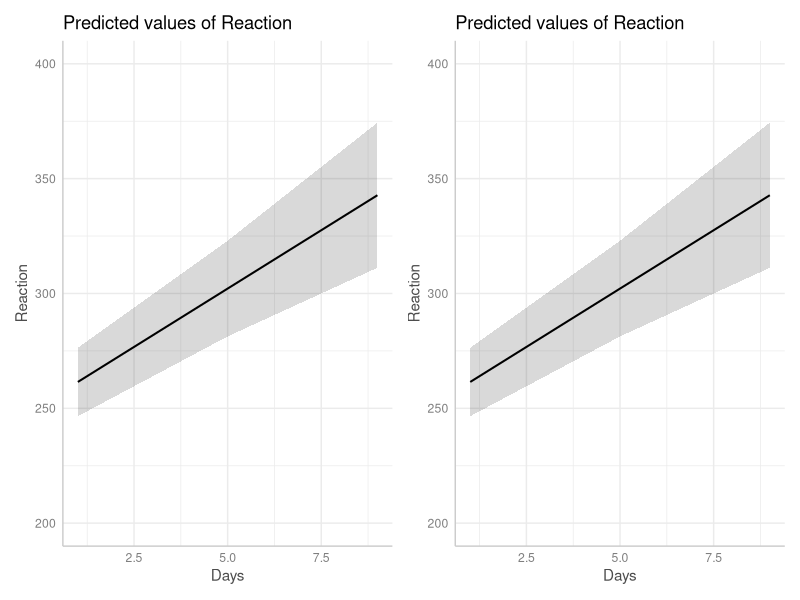
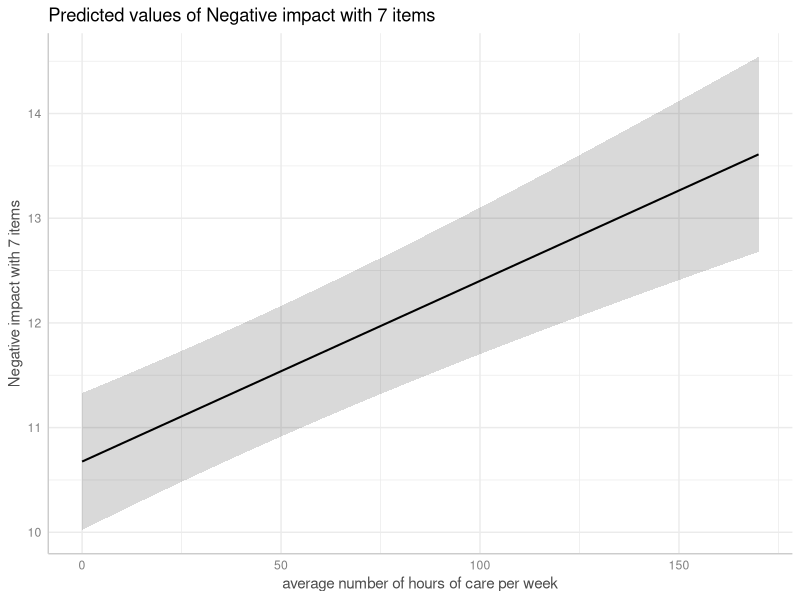
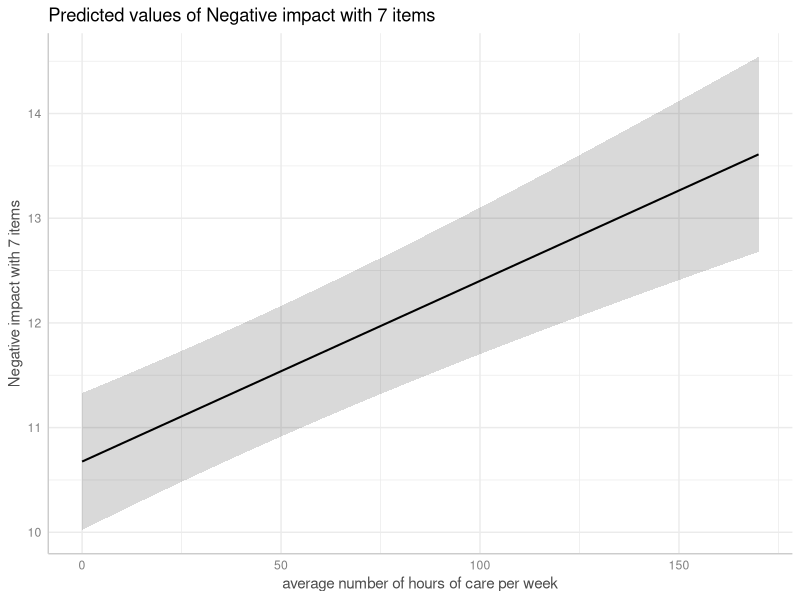
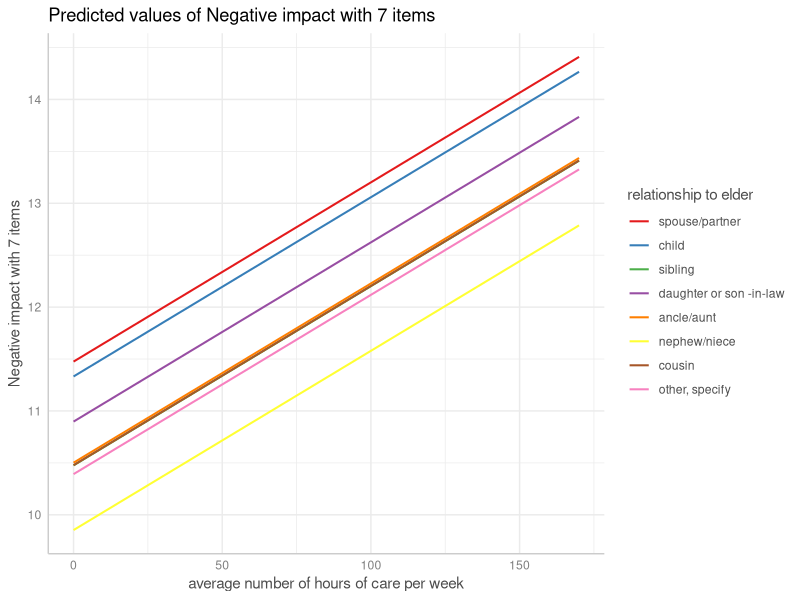
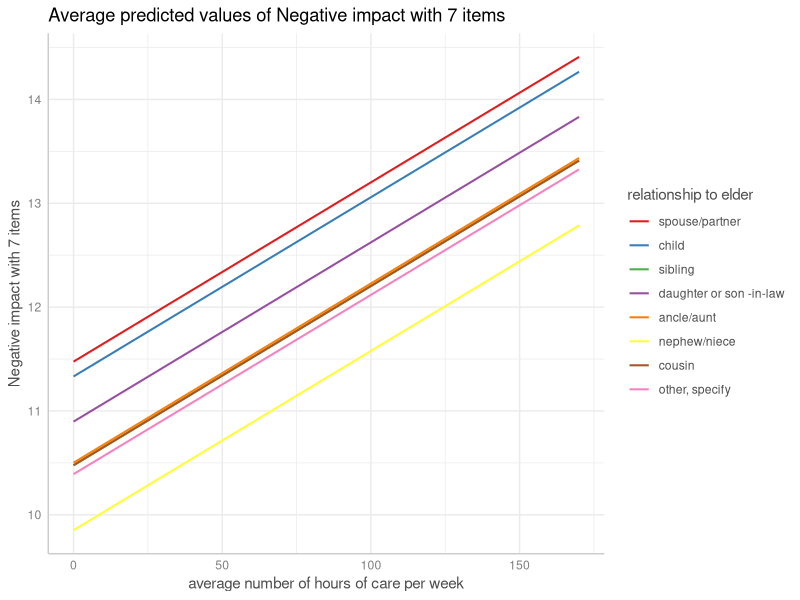
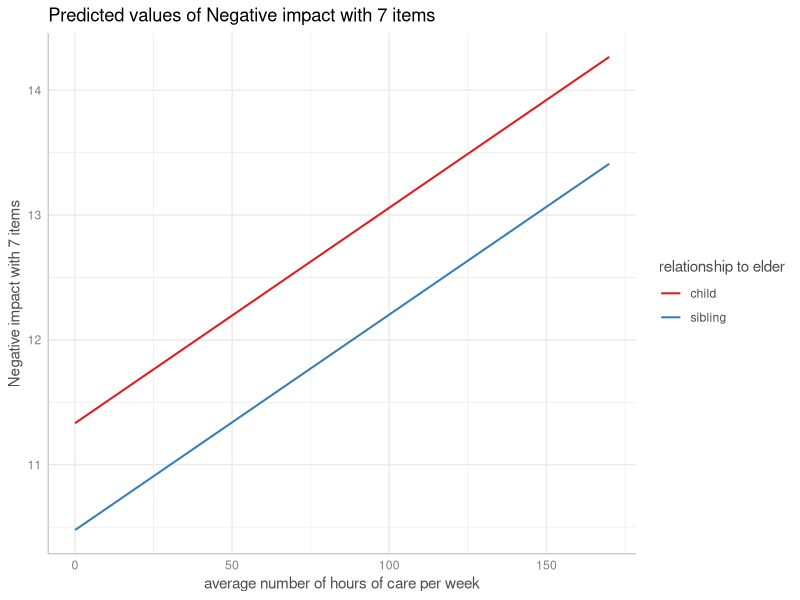
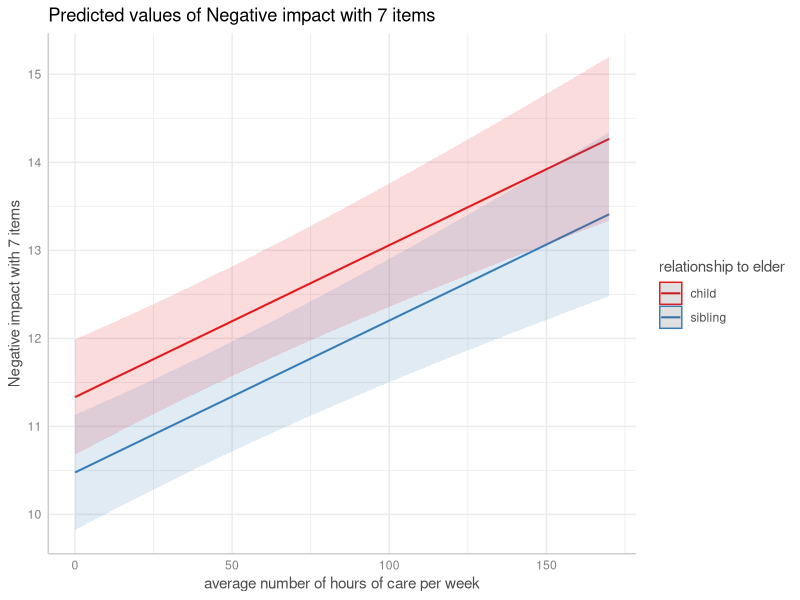
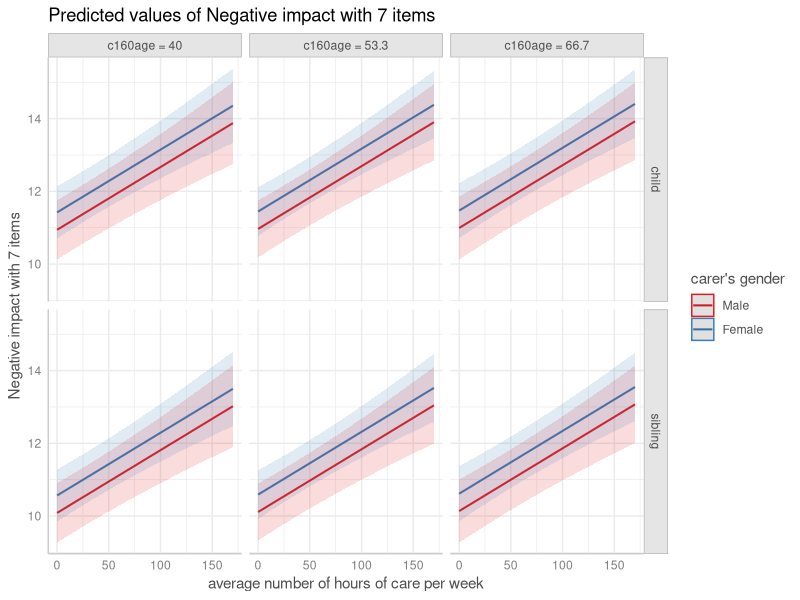

Source code (R) for these figures, in order:
## ---- chunk 1
knitr::opts_chunk$set(collapse = TRUE, comment = "#>", dev = "png", fig.width = 7, fig.height = 4, message = FALSE, warning = FALSE)
options(width = 800)
if (!requireNamespace("ggplot2", quietly = TRUE) ||
    !requireNamespace("lme4", quietly = TRUE) ||
    !requireNamespace("glmmTMB", quietly = TRUE) ||
    !requireNamespace("patchwork", quietly = TRUE) ||
    !requireNamespace("sjlabelled", quietly = TRUE)) {
  knitr::opts_chunk$set(eval = FALSE)
}
## ---- chunk 2
library(ggeffects)
library(lme4)
data(sleepstudy)

# balanced data set
m <- lmer(Reaction ~ Days + (1 + Days | Subject), data = sleepstudy)

# conditional effect
predict_response(m, "Days [1,5,9]")

# average marginal effect
predict_response(m, "Days [1,5,9]", margin = "empirical")

# create imbalanced data set
set.seed(123)
strapped <- sleepstudy[sample.int(nrow(sleepstudy), nrow(sleepstudy), replace = TRUE), ]
m <- lmer(Reaction ~ Days + (1 + Days | Subject), data = strapped)

# conditional effect
predict_response(m, "Days [1,5,9]")

# average marginal effect
predict_response(m, "Days [1,5,9]", margin = "empirical")
## ---- chunk 3
predict_response(m, "Days [1,5,9]", type = "random")

# Or as comparison via plots:
library(patchwork)
pr1 <- predict_response(m, "Days [1,5,9]")
pr2 <- predict_response(m, "Days [1,5,9]", type = "random")
plot(pr1, limits = c(200, 400)) + plot(pr2, limits = c(200, 400))
## ---- chunk 4
predict_response(m, "Days", type = "simulate")
## ---- chunk 5
library(glmmTMB)
set.seed(123)
sleepstudy$x <- as.factor(sample(1:3, nrow(sleepstudy), replace = TRUE))
# REML is FALSE
m1 <- glmmTMB(Reaction ~ Days + x + (1 + Days | Subject), data = sleepstudy, REML = FALSE)
# REML is TRUE
m2 <- glmmTMB(Reaction ~ Days + x + (1 + Days | Subject), data = sleepstudy, REML = TRUE)

# predictions when REML is FALSE - no difference between type = "fixed"
# and type = "random" in predictions, only for intervals
predict_response(m1, "Days [1:3]")
predict_response(m1, "Days [1:3]", type = "random")

# predictions when REML is TRUE - we now see a difference both
# for intervals *and* predictions
predict_response(m2, "Days [1:3]")
predict_response(m2, "Days[1:3]", type = "random")
## ---- chunk 6
data("sleepstudy", package = "lme4")
# mixed model with lme4
m_lmer <- lme4::lmer(Reaction ~ poly(Days, 2) + (1 | Subject),
  data = sleepstudy
)
# equivalent model, random effects are defined via s(..., bs = "re")
m_gam <- mgcv::gam(Reaction ~ poly(Days, 2) + s(Subject, bs = "re"),
  family = gaussian(), data = sleepstudy, method = "ML"
)

# predictions are identical
predict_response(m_gam, terms = "Days", exclude = "s(Subject)", newdata.guaranteed = TRUE)

predict_response(m_lmer, terms = "Days")
## ---- chunk 7
library(glmmTMB)
data(Salamanders)
m <- glmmTMB(
  count ~ spp + mined + (1 | site),
  ziformula = ~ spp + mined,
  family = truncated_poisson,
  data = Salamanders
)
## ---- chunk 8
predict_response(m, "spp")

predict_response(m, "spp", type = "random")
## ---- chunk 9
predict_response(m, "spp", type = "zero_inflated")
## ---- chunk 10
predict_response(m, "spp", type = "simulate")
## ---- chunk 11
predict_response(m, "spp", margin = "empirical")
## ---- chunk 12
library(sjlabelled)
data(efc)
efc$e15relat <- as_label(efc$e15relat)
m <- lmer(neg_c_7 ~ c12hour + c160age + c161sex + (1 | e15relat), data = efc)
me <- predict_response(m, terms = "c12hour")
plot(me)
## ---- chunk 13
me <- predict_response(m, terms = "c12hour", type = "random")
plot(me)
## ---- chunk 14
me <- predict_response(m, terms = c("c12hour", "e15relat"), type = "random")
plot(me, show_ci = FALSE)
## ---- chunk 15
me <- predict_response(m, terms = c("c12hour", "e15relat"), margin = "empirical")
plot(me, show_ci = FALSE)
## ---- chunk 16
me <- predict_response(m, terms = c("c12hour", "e15relat [child,sibling]"), type = "random")
plot(me, show_ci = FALSE)
## ---- chunk 17
plot(me)
## ---- chunk 18
me <- predict_response(
  m,
  terms = c("c12hour", "c161sex", "c160age", "e15relat [child,sibling]"),
  type = "random"
)
plot(me)
## ---- chunk 19
set.seed(123)
m <- lmer(Reaction ~ Days + (1 + Days | Subject), data = sleepstudy)
me <- predict_response(m, terms = c("Days", "Subject [sample=7]"), type = "random")
plot(me)
## ---- chunk 20
plot(me, show_data = TRUE, show_ci = FALSE)
## ---- chunk 21
me <- predict_response(
  m,
  terms = c("Days", "Subject [sample=7]"),
  type = "random",
  interval = "confidence"
)
# for average marginal effects, this would be:
# predict_response(m, terms = c("Days", "Subject [sample=7]"), margin = "empirical")
plot(me)
